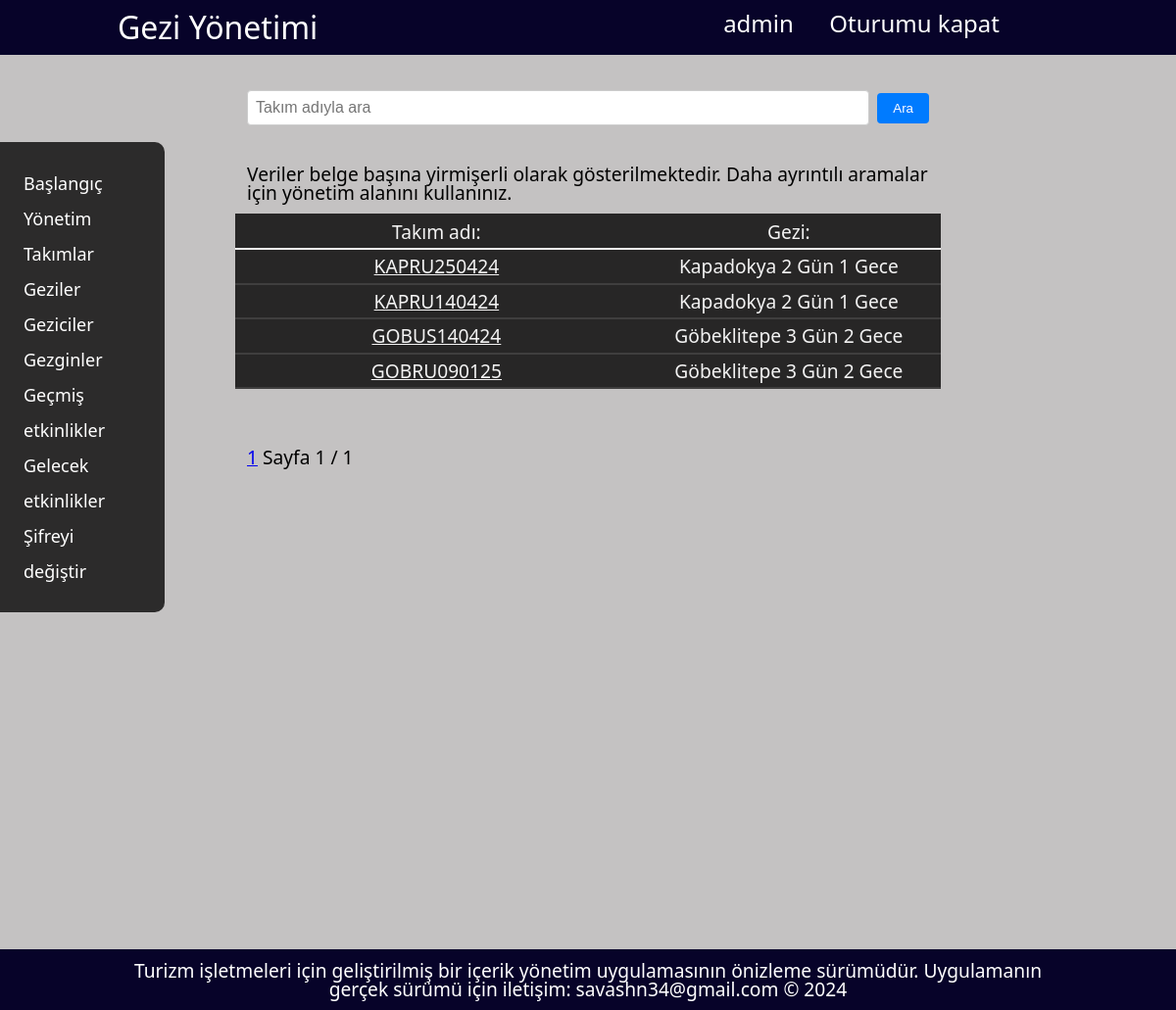
The page /takimlar (signed in) on the database its author committed.
### geziuygulamasi/models.py (models this page shows, shortened)
class Takimlar(models.Model):
    takim_adi = models.CharField(max_length=50, null=True)
    gezi = models.ForeignKey(Geziler, on_delete=models.CASCADE)
    baslangic = models.DateTimeField(null=False)
    bitis = models.DateTimeField(null=False)
    gezicisi = models.ForeignKey(Geziciler, on_delete=models.CASCADE)
    gidis_ucagi = models.ForeignKey(Ucaklar, related_name='gidis_ucagi', on_delete=models.CASCADE)
    gidis_ucus_no = models.CharField(max_length=50)
    gidis_ucak_kalkis_yeri = models.ForeignKey(Ucus_Alanlari, null=True, related_name='gidis_ucak_kalkis_yeri', on_delete=models.CASCADE)
    gidis_ucak_kalkis = models.DateTimeField(null=True)
    gidis_ucak_inis_yeri = models.ForeignKey(Ucus_Alanlari, null=True, related_name='gidis_ucak_inis_yeri', on_delete=models.CASCADE)
    gidis_ucak_inis = models.DateTimeField(null=True)
    donus_ucagi = models.ForeignKey(Ucaklar, null=True, related_name='donus_ucagi', on_delete=models.CASCADE)
    donus_ucus_no = models.CharField(max_length=50)
    donus_ucak_kalkis_yeri = models.ForeignKey(Ucus_Alanlari, null=True, related_name='donus_ucak_kalkis_yeri', on_delete=models.CASCADE)
    donus_ucak_kalkis = models.DateTimeField(null=True)
    donus_ucak_inis_yeri = models.ForeignKey(Ucus_Alanlari, null=True, related_name='donus_ucak_inis_yeri', on_delete=models.CASCADE)
    donus_ucak_inis = models.DateTimeField(null=True)
    slug = models.SlugField(null=True, blank=True, unique=True, db_index=True)

class Geziler(models.Model):
    gezi = models.CharField(max_length=250)
    gun_sayisi = models.IntegerField(default=0)
    gece_sayisi = models.IntegerField(default=0)
    def __str__(self):
        return f"{self.gezi} {self.gun_sayisi} gün {self.gece_sayisi} gece"

### geziuygulamasi/views.py (the view)
# urls.py: path("takimlar", views.takimlar, name="takimlar"),
def takimlar(request):
    if not request.user.is_authenticated:
        return redirect("giris")
    takimlar = Takimlar.objects.all()
    q = request.GET.get('q')
    if q:
        takimlar = takimlar.filter(takim_adi__icontains=q)
    content_per_page = 20
    paginator = Paginator(takimlar, content_per_page)
    page_number = request.GET.get('page')
    try:
        page_obj = paginator.page(page_number)
    except PageNotAnInteger:
        page_obj = paginator.page(1)
    except EmptyPage:
        page_obj = paginator.page(paginator.num_pages)
    user_agent = get_user_agent(request)
    context = {
        "page_obj": page_obj,
        "user_agent": user_agent,
    }
    return render(request, "takimlar.html", context)

### geziuygulamasi/templates/takimlar.html (shortened to what this page needs)
{% extends "base.html" %}
{% block content %}
<div class="icerik">
    <form class="search-form" method="GET" action="{% url 'takimlar' %}">
        <input class="search-input" type="text" name="q" placeholder="Takım adıyla ara">
        <button class="search-button" type="submit">Ara</button>
    </form>
</div>
<br>
<p class="icerik">Veriler belge başına yirmişerli olarak gösterilmektedir. Daha ayrıntılı aramalar için yönetim alanını kullanınız.</p>
<table>
    <thead>
        <th>Takım adı:</th>
        <td>Gezi:</td>
    </thead>
    <tbody>
{% for takim in page_obj %}
        <tr onmouseover="dizinBelirt(true, this)" onmouseout="dizinBelirt(false, this)">
            <th><h3><a href="{% url 'takim' takim.slug %}">{{ takim.takim_adi|upper }}</a></h3></th>
            <td>{{ takim.gezi|title }}</td>
        </tr>
{% endfor %}
    </tbody>
</table>
<br><br><br>
<div class="icerik">
{% for num in page_obj.paginator.page_range %}
    <a href="?page={{ num }}">{{ num }}</a>
{% endfor %}
<span>Sayfa {{ page_obj.number }} / {{ page_obj.paginator.num_pages }}</span>
</div>
{% endblock %}

### templates/base.html (shortened to what this page needs)
{% load static %}
<!DOCTYPE html>
<html lang="tr">
<head>
    <link rel="stylesheet" href="{% static 'css/style.css' %}">
</head>
<body>
    <header>
        <h1 id="ad"><a href="{% url 'baslangic' %}">Gezi Yönetimi</a></h1>
        {% if user_agent.is_mobile %}
        <div class='sidenav' id='sidebarNav'>
            <a href='javascript:void(0)' class='closeBtn' onclick='closeNav()'>&times;</a>
            {% include "partials/_gezinme.html" %}
        </div>
        <span class='open' onclick='openNav()'>&#9776;</span>
        {% else %}
        <h2 id="secenekler">
            {% if user.is_authenticated %}
                {% if user.get_full_name %}
                    <a href="{% url 'gezici' slug=user.username %}">{{ user.get_full_name|title }}</a>
                {% else %}
                    <a href="{% url 'admin:index' %}">{{ user.username }}</a>
                {% endif %}
                <a href="{% url "cikis" %}">Oturumu kapat</a></li>
            {% elif not user.is_authenticated %}
                <a href="{% url "giris" %}">Giriş yap</a>
            {% endif %}
        {% endif %}
    </header>
    <div class="govde">
        {% if not user_agent.is_mobile %}
            {% if user.is_authenticated %}
            <div class="gezinme">
                {% include "partials/_gezinme.html" %}
            </div>
            {% endif %}
        {% endif %}
    {% block content %}{% endblock %}
    </div>
    <footer>
        <h4>Turizm işletmeleri için geliştirilmiş bir içerik yönetim uygulamasının önizleme sürümüdür. Uygulamanın gerçek sürümü için iletişim: savashn34@gmail.com &copy; 2024</h4>
    </footer>
</body>
</html>

### static/css/style.css (style rules this page uses)
body { background-color: rgb(196, 194, 194); color: black; font-family: system-ui, -apple-system, BlinkMacSystemFont, 'Segoe UI', Roboto, Oxygen, Ubuntu, Cantarell, 'Open Sans', 'Helvetica Neue', sans-serif; }
header { display: flex; background-color: rgb(7, 3, 41); }
header a { color: white; text-decoration: none; }
h1 { font-size: xx-large; margin: 1% 10%; }
h2 { margin: 1% 15%; }
h3 { font-weight: 500; }
h4 { font-size: larger; }
#ad { width: 60%; text-align: left; justify-content: left; }
#secenekler { width: 70%; text-align: right; justify-content: right; font-size: 24px; }
.icerik { font-size: larger; padding: 1% 1%; margin: 0 20%; }
.govde { margin: 2% 0; }
.gezinme { width: 10%; margin-top: 65px; padding: 2% 2%; line-height: 2; background-color: rgb(44, 43, 43); position: absolute; border-top-right-radius: 10px; border-bottom-right-radius: 10px; font-size: large; }
table { margin: 0 20%; width: 60%; border: 1px solid white; background-color: black; color: white; opacity: 0.8; }
thead { border-bottom: 2.5px solid white; }
thead th { font-weight: 500; }
tbody tr { border-bottom: 2px solid rgb(30, 30, 30); }
tbody a { font-weight: 400; color: white; }
th { font-weight: 700; border: 1px solid black; padding: 1% 3%; width: 20%; font-size: larger; }
td { border: 1px solid black; padding: 1% 3%; font-size: larger; width: 15%; text-align: center; }
footer { justify-content: center; text-align: center; margin-top: 40%; margin-bottom: 0; background-color: rgb(7, 3, 41); padding: 1% 10%; color: white; }
.search-form { display: flex; align-items: center; }
.search-input { padding: 8px; border: 1px solid #ccc; border-radius: 4px; font-size: 16px; flex: 1; }
.search-button { background-color: #007bff; color: white; border: none; border-radius: 4px; padding: 8px 16px; margin-left: 8px; cursor: pointer; transition: background-color 0.3s ease; }

### rows shown on the page
Takimlar: takim_adi "KAPRU250424", gezi "Kapadokya 2 Gün 1 Gece"
Takimlar: takim_adi "KAPRU140424", gezi "Kapadokya 2 Gün 1 Gece"
Takimlar: takim_adi "GOBUS140424", gezi "Göbeklitepe 3 Gün 2 Gece"
Takimlar: takim_adi "GOBRU090125", gezi "Göbeklitepe 3 Gün 2 Gece"

### other values the page prints
{{ user.username }} "admin"
{{ num }} "1"
{{ page_obj.number }} "1"
{{ page_obj.paginator.num_pages }} "1"
